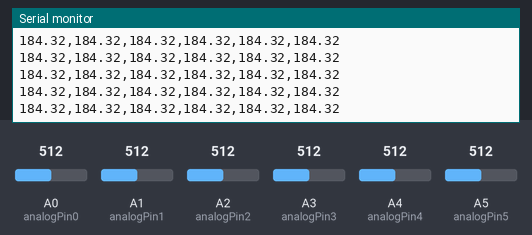
A sketch run on a simulated Arduino Uno, built with avr-gcc and run on an emulated ATmega328P. Parts: the last lines printed to the serial monitor. The inputs (shaded band) are chosen by the test bench; at power-on: A0 (analogPin0) = 512, A2 (analogPin2) = 512, A1 (analogPin1) = 512, A3 (analogPin3) = 512, A4 (analogPin4) = 512, A5 (analogPin5) = 512.

Above: at 1.2 s.
1.3 s: A0 (analogPin0) set to 296
At 1.41 s:
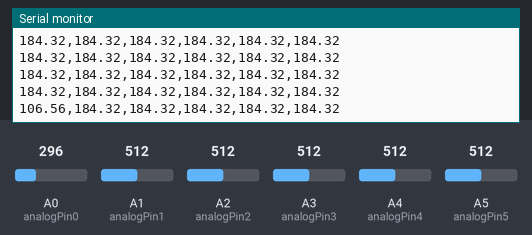
4.3 s: A0 (analogPin0) set to 268
At 4.31 s:
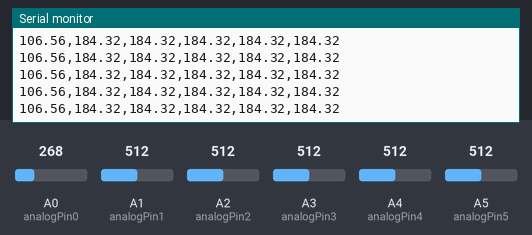
13.3 s: A2 (analogPin2) set to 286
At 13.32 s:
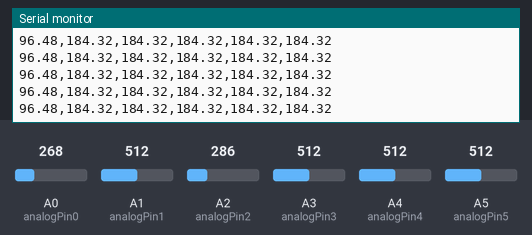
14.8 s: A2 (analogPin2) set to 267
At 14.8 s:
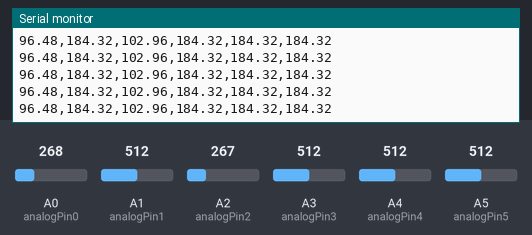
Timing chart, 0 to 17.3 s (numbered marks = the images above; inputs shaded):
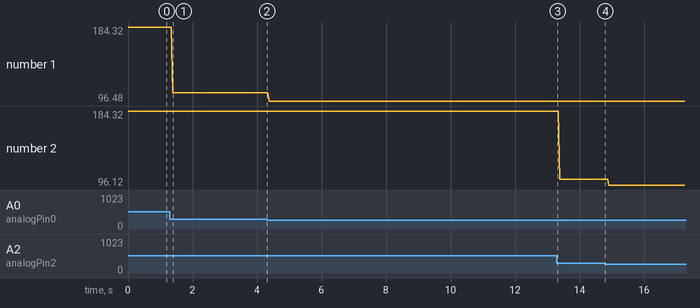

The sketch:

encoder_project.ino
```cpp
int analogPin0 = A0;
int analogPin1 = A1;
int analogPin2 = A2;
int analogPin3 = A3;
int analogPin4 = A4;
int analogPin5 = A5;
int val0 = 0;
int val1 = 0;
int val2 = 0;
int val3 = 0;
int val4 = 0;
int val5 = 0;
float angles[6];

void setup() {
  Serial.begin(9600);           //  setup serial
}

void loop() {
  val0 = analogRead(analogPin0);  // read the input pin
  val1 = analogRead(analogPin1);  // read the input pin
  val2 = analogRead(analogPin2);  // read the input pin
  val3 = analogRead(analogPin3);  // read the input pin
  val4 = analogRead(analogPin4);  // read the input pin
  val5 = analogRead(analogPin5);  // read the input pin
  angles[0] = 0.36*val0;
  angles[1] = 0.36*val1;
  angles[2] = 0.36*val2;
  angles[3] = 0.36*val3;
  angles[4] = 0.36*val4;
  angles[5] = 0.36*val5;
  // Send the angles array as a comma-separated string
  Serial.print(angles[0]);
  Serial.print(",");
  Serial.print(angles[1]);
  Serial.print(",");
  Serial.print(angles[2]);
  Serial.print(",");
  Serial.print(angles[3]);
  Serial.print(",");
  Serial.print(angles[4]);
  Serial.print(",");
  Serial.println(angles[5]);
}
```

Measured:
- after the input at 1.3 s, the serial monitor: prints a new line after 0.09 s (image 1)
- plotted number 1: 184.32 → 106.56 after the input at 1.3 s, 106.56 → 96.48 after the input at 4.3 s
- plotted number 2: 184.32 → 102.96 after the input at 13.3 s, 102.96 → 96.12 after the input at 14.8 s
